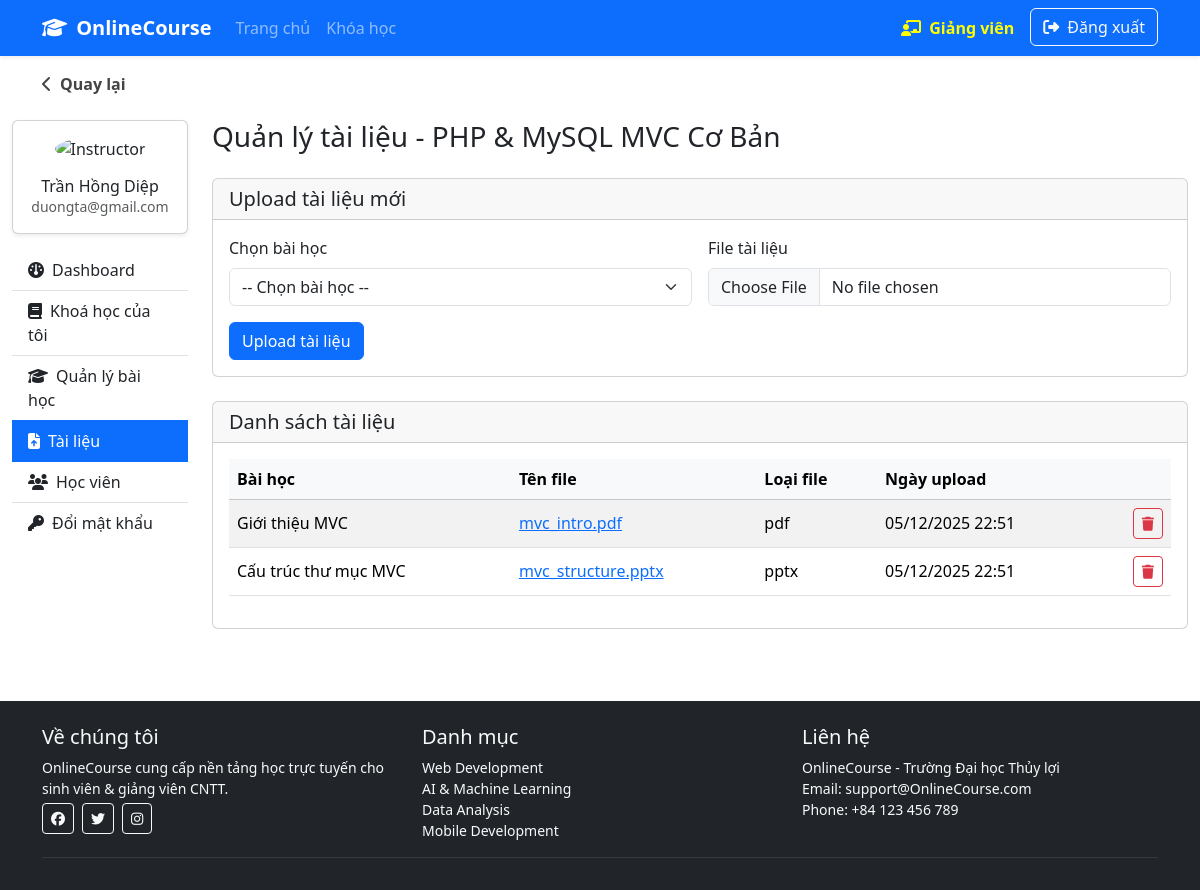
The page /index.php?controller=instructor&action=materials&course_id=1 (signed in) on the database its author committed.
### tables this page shows
CREATE TABLE `courses` (
  `id` int(11) NOT NULL,
  `title` varchar(255) NOT NULL,
  `description` text DEFAULT NULL,
  `instructor_id` int(11) NOT NULL,
  `category_id` int(11) NOT NULL,
  `price` decimal(10,2) DEFAULT 0.00,
  `duration_weeks` int(11) DEFAULT 1,
  `level` varchar(50) DEFAULT NULL,
  `image` varchar(255) DEFAULT NULL,
  `created_at` datetime DEFAULT current_timestamp(),
  `updated_at` datetime DEFAULT current_timestamp() ON UPDATE current_timestamp(),
  `approved` tinyint(1) DEFAULT 0
);

CREATE TABLE `users` (
  `id` int(11) NOT NULL,
  `username` varchar(255) NOT NULL,
  `email` varchar(255) NOT NULL,
  `password` varchar(255) NOT NULL,
  `fullname` varchar(255) DEFAULT NULL,
  `role` int(11) NOT NULL DEFAULT 0,
  `created_at` datetime DEFAULT current_timestamp(),
  `avatar` varchar(255) DEFAULT NULL,
  `is_active` tinyint(1) NOT NULL DEFAULT 1
);

CREATE TABLE `materials` (
  `id` int(11) NOT NULL,
  `lesson_id` int(11) NOT NULL,
  `filename` varchar(255) DEFAULT NULL,
  `file_path` varchar(255) DEFAULT NULL,
  `file_type` varchar(50) DEFAULT NULL,
  `uploaded_at` datetime DEFAULT current_timestamp()
);

CREATE TABLE `lessons` (
  `id` int(11) NOT NULL,
  `course_id` int(11) NOT NULL,
  `title` varchar(255) NOT NULL,
  `content` longtext DEFAULT NULL,
  `video_url` varchar(255) DEFAULT NULL,
  `order` int(11) DEFAULT NULL,
  `created_at` datetime DEFAULT current_timestamp()
);

### controllers/BaseController.php (called while the page is built, shortened)
<?php
abstract class BaseController {
    protected function render($view, $data = []) {
        extract($data);
        include __DIR__ . '/../views/layouts/header.php';
        include __DIR__ . '/../views/' . $view . '.php';
        include __DIR__ . '/../views/layouts/footer.php';
    }
}

### controllers/InstructorController.php (called while the page is built, shortened)
<?php
require_once 'BaseController.php';
class InstructorController extends BaseController
{
    public function materials()
    {
        $courseId = $_GET['course_id'] ?? null;
        $courseModel = new Course();
        $course = $courseModel->findById($courseId);
        require_once 'models/Material.php';
        $materialModel = new Material();
        $materials = $materialModel->getByCourse($courseId);
        $lessonModel = new Lesson();
        $lessons = $lessonModel->getByCourse($courseId);
        $this->render('instructor/materials/upload', [
            'course' => $course,
            'materials' => $materials,
            'lessons' => $lessons
        ]);
    }
}

### models/Course.php (called while the page is built, shortened)
<?php
require_once __DIR__ . '/../config/Database.php';
class Course {
    private $pdo;
    public function __construct() {
        $this->pdo = Database::getConnection();
    }
    public function findById($id) {
        $sql = "SELECT
                    c.id,
                    c.title,
                    c.description,
                    c.category_id,
                    c.instructor_id,
                    c.duration_weeks,
                    c.level,
                    c.price,
                    c.image,
                    u.fullname AS instructor
                FROM courses c
                LEFT JOIN users u ON c.instructor_id = u.id
                WHERE c.id = ?
                LIMIT 1";
        $stmt = $this->pdo->prepare($sql);
        $stmt->execute([$id]);
        return $stmt->fetch(PDO::FETCH_ASSOC);
    }
}

### config/Database.php (called while the page is built, shortened)
<?php
class Database {
    private $host = "127.0.0.1";
    private $dbname = "onlinecourse";
    private $username = "root";
    private $password = "";
    public function connect() {
        $this->conn = null;
        try {
            $this->conn = new PDO(
                "mysql:host=".$this->host.";dbname=".$this->dbname.";charset=utf8mb4",
                $this->username,
                $this->password
            );
            $this->conn->setAttribute(PDO::ATTR_ERRMODE, PDO::ERRMODE_EXCEPTION);
        } catch(PDOException $e) {
            die("Kết nối thất bại: " . $e->getMessage());
        }
        return $this->conn;
    }
    public static function getConnection() {
        $db = new Database();
        return $db->connect();
    }
}

### models/Material.php (called while the page is built, shortened)
<?php
require_once __DIR__ . '/../config/Database.php';
class Material {
    private $pdo;
    public function __construct() {
        $this->pdo = Database::getConnection();
    }
    public function getByCourse($courseId) {
        $sql = "SELECT m.*, l.title AS lesson_title
                FROM materials m
                LEFT JOIN lessons l ON m.lesson_id = l.id
                WHERE l.course_id = ?
                ORDER BY m.uploaded_at DESC";
        $stmt = $this->pdo->prepare($sql);
        $stmt->execute([$courseId]);
        return $stmt->fetchAll(PDO::FETCH_ASSOC);
    }
}

### views/instructor/materials/upload.php (the view, shortened to what this page needs)
<?php include __DIR__ . '/../../layouts/instructor_sidebar.php'; ?>
<div class="d-flex justify-content-between align-items-center mb-4">
    <h3 class="mb-0">Quản lý tài liệu - <?= htmlspecialchars($course['title']) ?></h3>
</div>
<div class="card mb-4">
    <div class="card-header">
        <h5 class="mb-0">Upload tài liệu mới</h5>
    </div>
    <div class="card-body">
        <form method="post" action="index.php?controller=instructor&action=uploadMaterial" enctype="multipart/form-data">
            <div class="row g-3">
                <div class="col-md-6">
                    <label class="form-label">Chọn bài học</label>
                    <select name="lesson_id" class="form-select" required>
                        <option value="">-- Chọn bài học --</option>
                    </select>
                </div>
                <div class="col-md-6">
                    <label class="form-label">File tài liệu</label>
                    <input type="file" name="material_file" class="form-control" required>
                </div>
                <div class="col-12">
                    <button class="btn btn-primary">Upload tài liệu</button>
                </div>
            </div>
        </form>
    </div>
</div>
<div class="card">
    <div class="card-header">
        <h5 class="mb-0">Danh sách tài liệu</h5>
    </div>
    <div class="card-body">
        <div class="table-responsive">
            <table class="table table-striped align-middle">
                <thead class="table-light">
                <tr>
                    <th>Bài học</th>
                    <th>Tên file</th>
                    <th>Loại file</th>
                    <th>Ngày upload</th>
                    <th></th>
                </tr>
                </thead>
                <tbody>
                <?php foreach ($materials as $material): ?>
                    <tr>
                        <td><?= htmlspecialchars($material['lesson_title']) ?></td>
                        <td>
                            <a href="assets/uploads/materials/<?= $material['file_path'] ?>" target="_blank">
                                <?= htmlspecialchars($material['filename']) ?>
                            </a>
                        </td>
                        <td><?= htmlspecialchars($material['file_type']) ?></td>
                        <td><?= date('d/m/Y H:i', strtotime($material['uploaded_at'])) ?></td>
                        <td class="text-end">
                            <a href="index.php?controller=instructor&action=deleteMaterial&id=<?= $material['id'] ?>"
                               class="btn btn-sm btn-outline-danger"
                               onclick="return confirm('Xóa tài liệu này?')">
                                <i class="fa-solid fa-trash"></i>
                            </a>
                        </td>
                    </tr>
                <?php endforeach; ?>
                </tbody>
            </table>
        </div>
    </div>
</div>

### views/layouts/instructor_sidebar.php (shortened to what this page needs)
<div class="container-fluid py-4">
    <div class="row">
        <aside class="col-md-3 col-lg-2 mb-4">
            <div class="card shadow-sm">
                <div class="card-body text-center">
                    <img src="assets/uploads/avatars/<?= htmlspecialchars($currentUser['avatar'] ?? 'default.png') ?>"
                         class="rounded-circle mb-3" width="96" height="96" alt="Instructor">
                    <h6 class="mb-0"><?= htmlspecialchars($currentUser['fullname'] ?? 'Giảng viên') ?></h6>
                    <p class="text-muted small mb-0"><?= htmlspecialchars($currentUser['email'] ?? '') ?></p>
                </div>
            </div>
            <div class="list-group list-group-flush mt-3">
                <a href="index.php?controller=instructor&action=dashboard"
                   class="list-group-item list-group-item-action <?= ($_GET['action'] ?? '') === 'dashboard' ? 'active' : '' ?>">
                    <i class="fa-solid fa-gauge me-2"></i>Dashboard
                </a>
                <a href="index.php?controller=instructor&action=myCourses"
                   class="list-group-item list-group-item-action <?= ($_GET['action'] ?? '') === 'myCourses' ? 'active' : '' ?>">
                    <i class="fa-solid fa-book me-2"></i>Khoá học của tôi
                </a>
                <a href="index.php?controller=instructor&action=lessons"
                   class="list-group-item list-group-item-action <?= ($_GET['action'] ?? '') === 'lessons' ? 'active' : '' ?>">
                    <i class="fa-solid fa-graduation-cap me-2"></i>Quản lý bài học
                </a>
                <a href="index.php?controller=instructor&action=materials"
                   class="list-group-item list-group-item-action <?= ($_GET['action'] ?? '') === 'materials' ? 'active' : '' ?>">
                    <i class="fa-solid fa-file-arrow-up me-2"></i>Tài liệu
                </a>
                <a href="index.php?controller=instructor&action=students"
                   class="list-group-item list-group-item-action <?= ($_GET['action'] ?? '') === 'students' ? 'active' : '' ?>">
                    <i class="fa-solid fa-users me-2"></i>Học viên
                </a>
                <a href="index.php?controller=instructor&action=changePassword"
                   class="list-group-item list-group-item-action <?= ($_GET['action'] ?? '') === 'changePassword' ? 'active' : '' ?>">
                    <i class="fa-solid fa-key me-2"></i>Đổi mật khẩu
                </a>
            </div>
        </aside>
        <section class="col-md-9 col-lg-10">

### rows shown on the page
courses: instructor.fullname "Trần Hồng Diệp", title "PHP & MySQL MVC Cơ Bản"
materials: lesson.title "Giới thiệu MVC", filename "mvc_intro.pdf", file_type "pdf", uploaded_at "05/12/2025 22:51"
materials: lesson.title "Cấu trúc thư mục MVC", filename "mvc_structure.pptx", file_type "pptx", uploaded_at "05/12/2025 22:51"

### other values the page prints
$currentUser['email'] "duongta@gmail.com"
